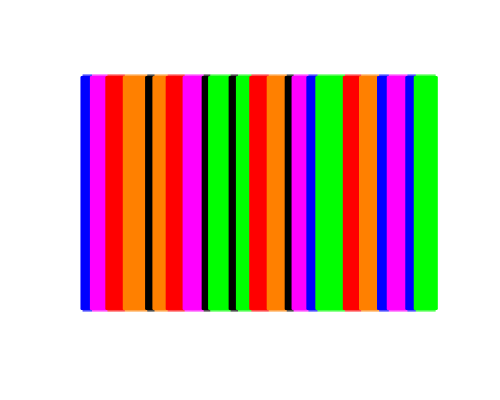
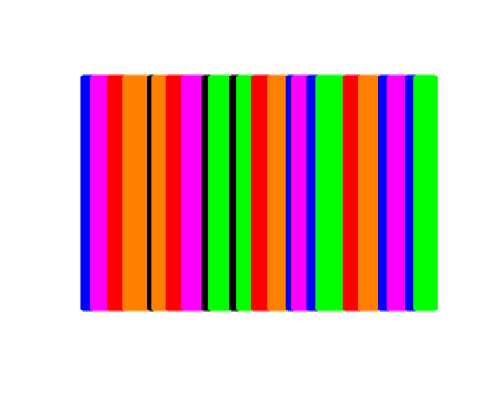
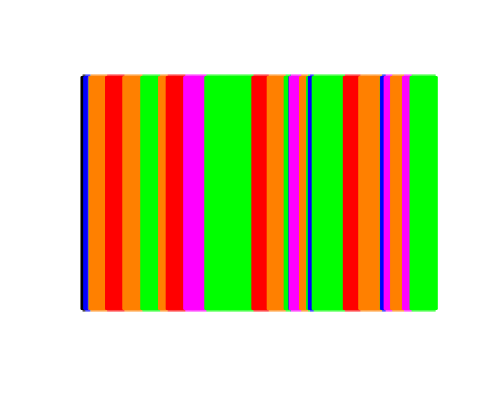

Source code (MATLAB) for these figures, in order:
clear all
clc 
close all
orange = [1 0.5 0];
C = {'k','b','r','m',orange,'g'};

%% FV

%Los resultados de aca los tome del PC de NICTA, ya que Philae murio y yo
%solo copiaba los resultados, no todos los otros archivos como features,
%uni_gmm, FV, models, etc. Run1, Video1


load KTH_FV_test_info_Ng256_L25.mat

FV_real_labels_kth = test_info{1,2} ;
FV_real_labels_kth = FV_real_labels_kth + 1; %My labels start at 0


FV_est_labels_kth  = test_info{1,3} ;
FV_est_labels_kth = FV_est_labels_kth + 1;%My labels start at 0


%REAL LABELS
for i=1:length(FV_real_labels_kth)    
   rectangle('Position',[i,0,1,0.5],'FaceColor',C{FV_real_labels_kth(i)}, 'EdgeColor',C{FV_real_labels_kth(i)},'LineWidth',3); 
   hold on
end

axis([-50, length(FV_real_labels_kth)+50, -0.1, 0.6])
set(gca, 'XTickLabelMode', 'manual', 'XTickLabel', []);
set(gca, 'YTickLabelMode', 'manual', 'YTickLabel', []);
set(gca,'Visible','off')

%To save
width = 5;     % Width in inches
height = 4;    % Height in inches

set(gcf,'InvertHardcopy','on');
set(gcf,'PaperUnits', 'inches');
papersize = get(gcf, 'PaperSize');
left = (papersize(1)- width)/2;
bottom = (papersize(2)- height)/2;
myfiguresize = [left, bottom, width, height];
set(gcf,'PaperPosition', myfiguresize);
print('/media/johanna/HD1T/latex-svn/assembla/wacv_2016_a/images/segmentation/KTH_real_labels','-depsc2','-r300');


figure
for i=1:length(FV_real_labels_kth)
   rectangle('Position',[i,0,1,0.5],'FaceColor',C{FV_est_labels_kth(i)}, 'EdgeColor',C{FV_est_labels_kth(i)},'LineWidth',3); 
   hold on
end
axis([-50, length(FV_real_labels_kth)+50, -0.1, 0.6])
set(gca, 'XTickLabelMode', 'manual', 'XTickLabel', []);
set(gca, 'YTickLabelMode', 'manual', 'YTickLabel', []);
set(gca,'Visible','off')


%To save
width = 5;     % Width in inches
height = 4;    % Height in inches

set(gcf,'InvertHardcopy','on');
set(gcf,'PaperUnits', 'inches');
papersize = get(gcf, 'PaperSize');
left = (papersize(1)- width)/2;
bottom = (papersize(2)- height)/2;
myfiguresize = [left, bottom, width, height];
set(gcf,'PaperPosition', myfiguresize);
print('/media/johanna/HD1T/latex-svn/assembla/wacv_2016_a/images/segmentation/KTH_est_labels_FV','-depsc2','-r300');




%% BoW
clear all
orange = [1 0.5 0];
C = {'k','b','r','m',orange,'g'};

load KTH_BoW_test_info_Ng256_L25.mat


BoW_est_labels_kth  = test_info{1,3} ;
BoW_est_labels_kth = BoW_est_labels_kth + 1;%My labels start at 0

figure
for i=1:length(BoW_est_labels_kth)
   rectangle('Position',[i,0,1,0.5],'FaceColor',C{BoW_est_labels_kth(i)}, 'EdgeColor',C{BoW_est_labels_kth(i)},'LineWidth',3); 
   hold on
end
axis([-50, length(BoW_est_labels_kth)+50, -0.1, 0.6])
set(gca, 'XTickLabelMode', 'manual', 'XTickLabel', []);
set(gca, 'YTickLabelMode', 'manual', 'YTickLabel', []);
set(gca,'Visible','off')

%To save
width  = 5;     % Width in inches
height = 4;    % Height in inches

set(gcf,'InvertHardcopy','on');
set(gcf,'PaperUnits', 'inches');
papersize = get(gcf, 'PaperSize');
left = (papersize(1)- width)/2;
bottom = (papersize(2)- height)/2;
myfiguresize = [left, bottom, width, height];
set(gcf,'PaperPosition', myfiguresize);
print('/media/johanna/HD1T/latex-svn/assembla/wacv_2016_a/images/segmentation/KTH_est_labels_BoW','-depsc2','-r300');

close all